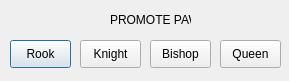
<?xml version="1.0" encoding="UTF-8"?>
<ui version="4.0">
 <class>PromotePawnDialog</class>
 <widget class="QDialog" name="PromotePawnDialog">
  <property name="geometry">
   <rect>
    <x>0</x>
    <y>0</y>
    <width>289</width>
    <height>81</height>
   </rect>
  </property>
  <property name="windowTitle">
   <string>Dialog</string>
  </property>
  <widget class="QPushButton" name="rook">
   <property name="geometry">
    <rect>
     <x>10</x>
     <y>40</y>
     <width>61</width>
     <height>28</height>
    </rect>
   </property>
   <property name="text">
    <string>Rook</string>
   </property>
  </widget>
  <widget class="QLabel" name="label">
   <property name="geometry">
    <rect>
     <x>110</x>
     <y>10</y>
     <width>81</width>
     <height>20</height>
    </rect>
   </property>
   <property name="text">
    <string>PROMOTE PAWN</string>
   </property>
  </widget>
  <widget class="QPushButton" name="knight">
   <property name="geometry">
    <rect>
     <x>80</x>
     <y>40</y>
     <width>61</width>
     <height>28</height>
    </rect>
   </property>
   <property name="text">
    <string>Knight</string>
   </property>
  </widget>
  <widget class="QPushButton" name="bishop">
   <property name="geometry">
    <rect>
     <x>150</x>
     <y>40</y>
     <width>61</width>
     <height>28</height>
    </rect>
   </property>
   <property name="text">
    <string>Bishop</string>
   </property>
  </widget>
  <widget class="QPushButton" name="queen">
   <property name="geometry">
    <rect>
     <x>220</x>
     <y>40</y>
     <width>61</width>
     <height>28</height>
    </rect>
   </property>
   <property name="text">
    <string>Queen</string>
   </property>
  </widget>
 </widget>
 <resources/>
 <connections/>
</ui>
